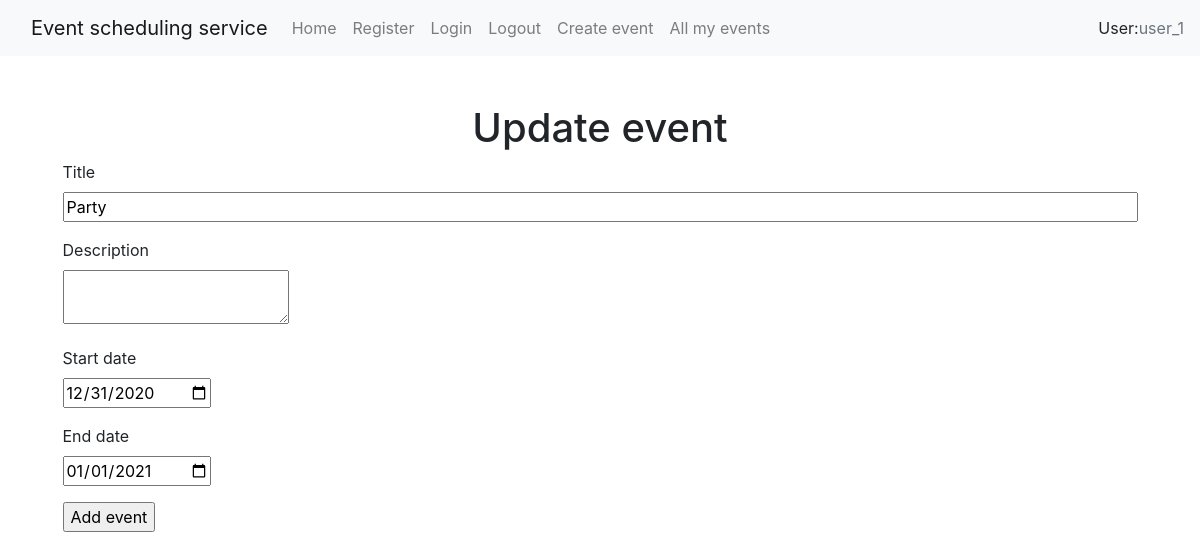
/event/update/1 (signed in), run on the app's committed database.
### app/models.py (models this page shows, shortened)
class User(db.Model):
    __tablename__ = 'user'
    username = db.Column(db.String(64), index=True, unique=True)
    email = db.Column(db.String(120), index=True, unique=True, primary_key=True)
    password_hash = db.Column(db.String(128))
    events = db.relationship('Event', backref='author', lazy='dynamic', primaryjoin="User.email == Event.author_email")

class Event(db.Model):
    __tablename__ = 'event'
    id = db.Column(db.Integer, primary_key=True)
    title = db.Column(db.String(100))
    body = db.Column(db.Text)
    start_date = db.Column(db.Date)
    end_date = db.Column(db.Date)
    author_email = db.Column(db.String(120), db.ForeignKey('user.email'))

### app/routes.py (the view, shortened to what this page needs)
@app.route('/event/update/<int:id>',  methods=['GET', 'POST'])
@login_required
def update_event(id):
    event = db.session.query(Event).filter_by(id=id).first()
    form = EventForm()
    return render_template('update_event.html', event=event, form=form)

### app/forms.py (shortened to what this page needs)
class EventForm(FlaskForm):
    title = StringField('Title', validators=[DataRequired()])
    body = TextAreaField('Description', validators=[DataRequired()])
    start_date = DateField('Start date', format='%Y-%m-%d', validators=[DataRequired()], render_kw={"placeholder": "YYYY-MM-DD"})
    end_date = DateField('End date', format='%Y-%m-%d', validators=[DataRequired()], render_kw={"placeholder": "YYYY-MM-DD"})
    submit = SubmitField('Add event')

### app/models.py (called while the page is built)
@login_manager.user_loader
def load_user(email):
    return User.query.filter_by(email=email).first()

### app/templates/update_event.html (shortened to what this page needs)
{% extends "base.html" %}
{% block content %}
<div class="d-flex justify-content-center flex-wrap mt-5 mb-5" style="width: 25vw; margin: auto;">
    <h1>Update event</h1>
    <form action="" method="post" novalidate>
        <p>
            {{ form.title.label }}<br>
            {{ form.title(size=100, value=event.title) }}<br>
        </p>
        <p>
            {{ form.body.label }}<br>
            {{ form.body(value=event.body) }}<br>
        </p>
        <p>
            {{ form.start_date.label }}<br>
            {{ form.start_date(value=event.start_date) }}<br>
        </p>
        <p>
            {{ form.end_date.label }}<br>
            {{ form.end_date(value=event.end_date) }}
        </p>
        <p>{{ form.submit() }}</p>
    </form>
</div>
{% endblock %}

### app/templates/base.html (shortened to what this page needs)
<!DOCTYPE html>
<html lang="en">
<head>
    <link rel="stylesheet" href="https://cdn.jsdelivr.net/npm/bootstrap@4.5.3/dist/css/bootstrap.min.css">
</head>
<body>
    <nav class="navbar navbar-expand-lg navbar-light bg-light">
        <a class="navbar-brand" href="#" style="padding-left: 15px;">Event scheduling service</a>
         <div class="collapse navbar-collapse" id="navbarSupportedContent">
             <ul class="navbar-nav mr-auto">
                 <li class="nav-item">
                     <a class="nav-link" href="/">Home</a>
                 </li>
                 <li class="nav-item">
                     <a class="nav-link" href="/register">Register</a>
                 </li>
                 <li class="nav-item">
                     <a class="nav-link" href="/login">Login</a>
                 </li>
                 <li class="nav-item">
                     <a class="nav-link" href="/logout">Logout</a>
                 </li>
                 {% if current_user.is_authenticated %}
                 <li class="nav-item">
                     <a class="nav-link" href="/event/create">Create event</a>
                 </li>
                 <li class="nav-item">
                     <a class="nav-link" href="/all_my_events">All my events</a>
                 </li>
                 {% endif %}
             </ul>
             {% if current_user.is_authenticated %}
                 User: <div class="text-muted">  {{ current_user.username }}</div>
             {% endif %}
         </div>
    </nav>
    {% block content %}
    {% endblock %}
</body>
</html>

### data on the page
User: username "user_1"
Event: title "Party", start_date "12/31/2020", end_date "01/01/2021"
